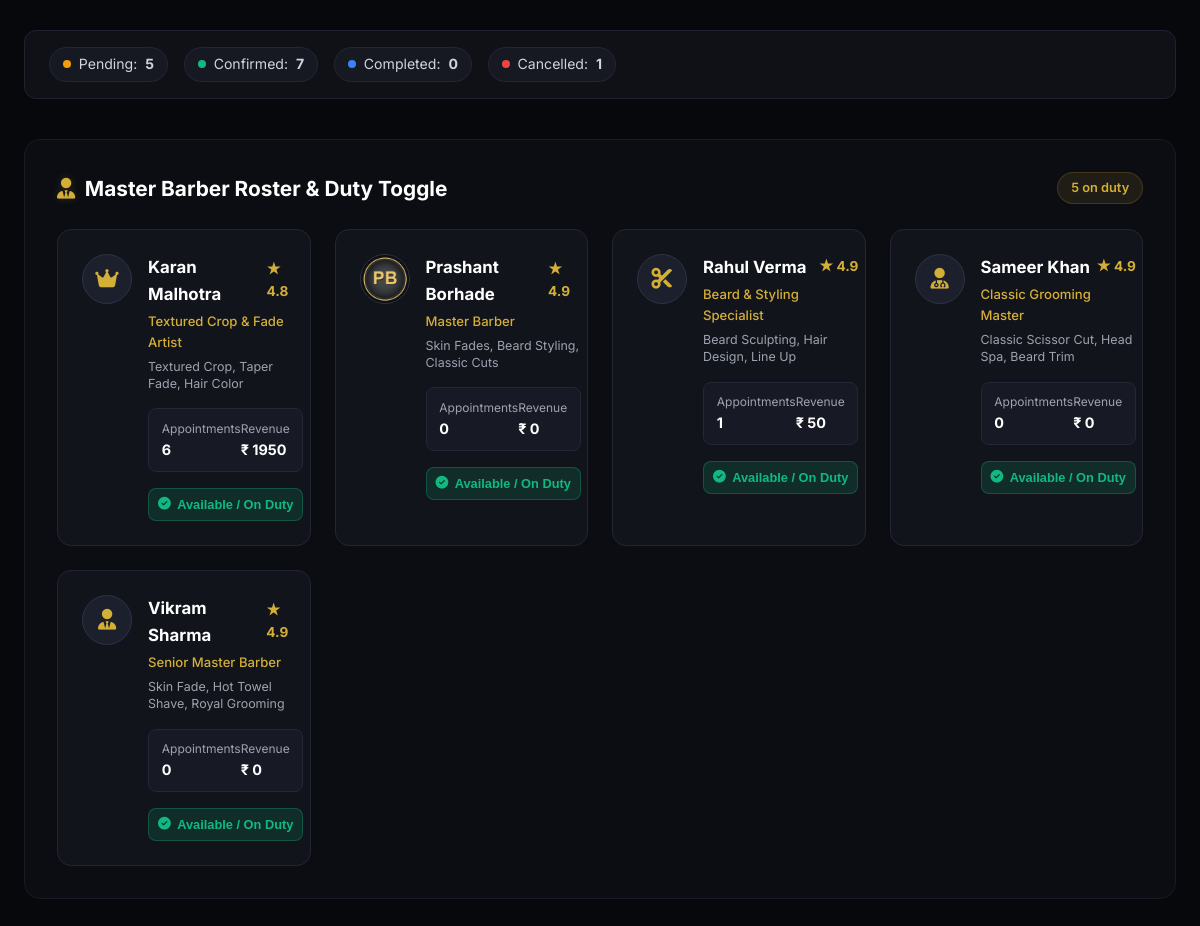
Before: /barber/dashboard/ (signed in, lower part) with the older database file.
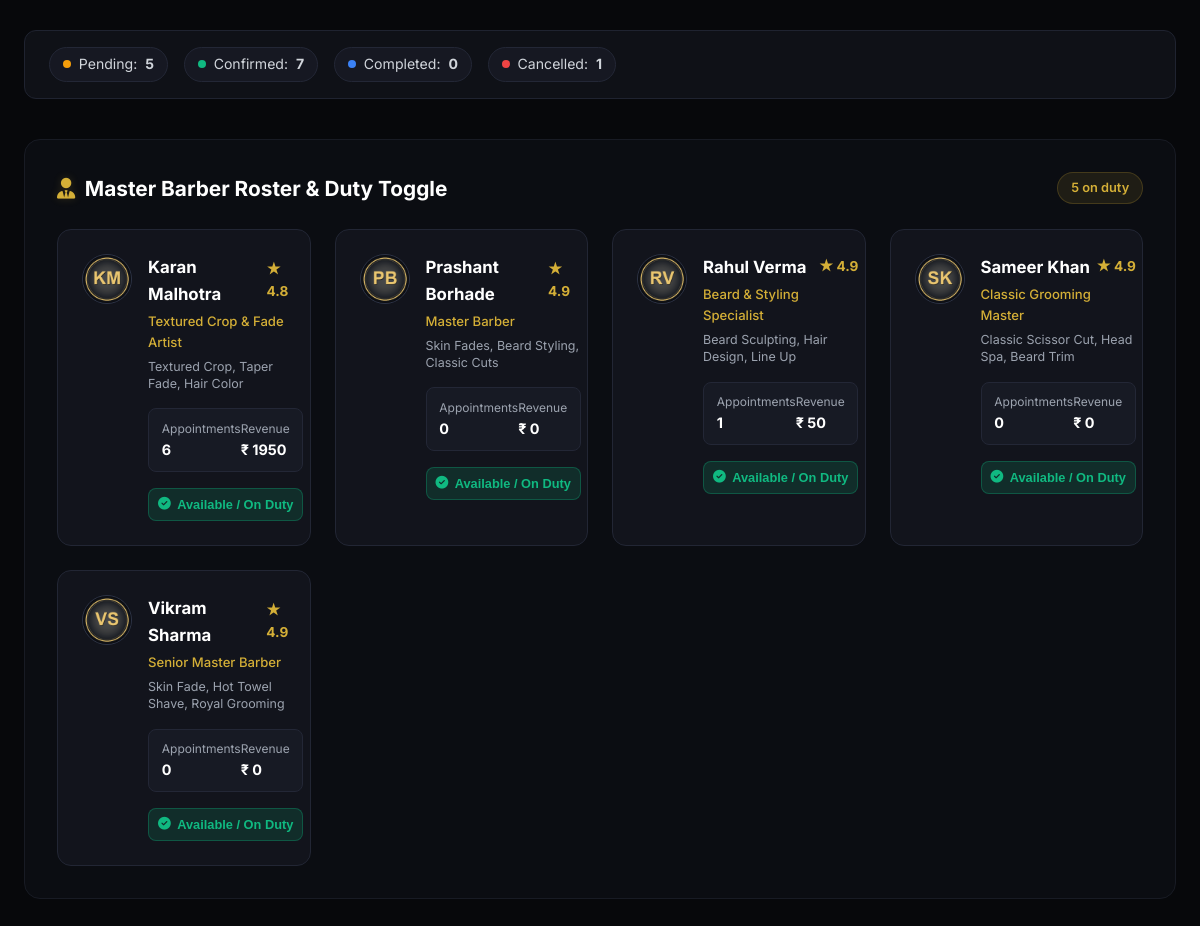
After: the same page with the newer database file.
### booking/models.py (models this page shows, shortened)
class Barber(models.Model):
    name = models.CharField(max_length=100)
    title = models.CharField(max_length=100, default='Master Barber')
    bio = models.TextField(blank=True, default='Expert in precision cuts, fades, and traditional hot towel grooming.')
    photo = models.ImageField(upload_to='barbers/', null=True, blank=True)
    avatar_icon = models.CharField(
        max_length=50,
        default='user-tie',
        help_text="Font Awesome icon name (e.g. user-tie, user-ninja, user-doctor, crown)"
    )
    specialties = models.CharField(max_length=200, default='Skin Fade, Beard Styling, Hair Design')
    rating = models.DecimalField(max_digits=3, decimal_places=1, default=4.9)
    experience_years = models.PositiveIntegerField(default=5)
    is_active = models.BooleanField(default=True)
    user = models.OneToOneField(
        User, on_delete=models.SET_NULL, null=True, blank=True,
        related_name='barber_profile',
        help_text="Optional shop account that signs this barber into their personal dashboard."
    )
    created_at = models.DateTimeField(auto_now_add=True)
    class Meta:
        ordering = ['name']
        verbose_name = 'Barber'
        verbose_name_plural = 'Barbers'

### booking/views.py (the view)
# urls.py: path('barber/dashboard/', views.barber_dashboard, name='barber_dashboard'),
def barber_dashboard(request):
    if not request.user.is_authenticated:
        return redirect_to_login(request.get_full_path())
    if request.user.is_staff:
        return _admin_dashboard(request)
    barber_profile = getattr(request.user, 'barber_profile', None)
    if barber_profile is not None:
        return _barber_dashboard(request, barber_profile)
    raise PermissionDenied

### templates/admin_dashboard.html (shortened to what this page needs)
{% extends 'base.html' %}
{% load static %}
{% block body_class %}barber-dashboard-page{% endblock %}
{% block content %}
<div class="admin-dashboard-wrapper">
  <div class="container">
    <div class="status-summary-bar" data-animate="fade-up" data-delay="100">
      <div class="summary-pill pending">
        <span class="pill-dot"></span> Pending: <strong>{{ pending_count }}</strong>
      </div>
      <div class="summary-pill confirmed">
        <span class="pill-dot"></span> Confirmed: <strong>{{ confirmed_count }}</strong>
      </div>
      <div class="summary-pill completed">
        <span class="pill-dot"></span> Completed: <strong>{{ completed_count }}</strong>
      </div>
      <div class="summary-pill cancelled">
        <span class="pill-dot"></span> Cancelled: <strong>{{ cancelled_count }}</strong>
      </div>
    </div>
    <div class="dashboard-section" data-animate="fade-up" data-delay="150">
      <div class="section-title-wrap">
        <h2><i class="fa-solid fa-user-tie text-gold"></i> Master Barber Roster & Duty Toggle</h2>
        <span class="section-badge">{{ active_barbers_count }} on duty</span>
      </div>
      <div class="barbers-roster-grid">
        {% for b in barbers %}
        <div class="barber-status-card {% if not b.is_active %}inactive{% endif %}">
          <div class="barber-avatar-box">
            {% if b.photo %}
              <img src="{{ b.photo.url }}" alt="{{ b.name }}" />
            {% elif b.name == 'Prashant Borhade' %}
              <img src="{% static 'images/barbers/prashant-borhade-placeholder.png' %}" alt="{{ b.name }}" />
            {% else %}
              <i class="fa-solid fa-{{ b.avatar_icon|default:'user-tie' }}"></i>
            {% endif %}
          </div>
          <div class="barber-details">
            <div class="barber-name-row">
              <h3>{{ b.name }}</h3>
              <span class="barber-rating">★ {{ b.rating }}</span>
            </div>
            <p class="barber-title">{{ b.title }}</p>
            <p class="barber-specs">{{ b.specialties }}</p>
            <div class="barber-stats-mini">
              <div>
                <span>Appointments</span>
                <strong>{{ b.total_appointments }}</strong>
              </div>
              <div>
                <span>Revenue</span>
                <strong>₹ {{ b.revenue|floatformat:0 }}</strong>
              </div>
            </div>
            <form action="{% url 'admin_toggle_barber' b.id %}" method="POST">
              <button type="submit" class="btn-toggle {% if b.is_active %}active{% else %}inactive{% endif %}">
                {% if b.is_active %}
                  <i class="fa-solid fa-circle-check"></i> Available / On Duty
                {% else %}
                  <i class="fa-solid fa-circle-pause"></i> Off Duty / Paused
                {% endif %}
              </button>
            </form>
          </div>
        </div>
        {% endfor %}
      </div>
    </div>
  </div>
</div>
{% endblock %}

Changed rows visible on the page:
changed Barber "Karan Malhotra": photo: picture added
changed Barber "Rahul Verma": photo: picture added; photo empty → "barbers/rahul-verma.png" (drawn)
changed Barber "Sameer Khan": photo: picture added; photo empty → "barbers/sameer-khan.png" (drawn)
changed Barber "Vikram Sharma": photo: picture added
